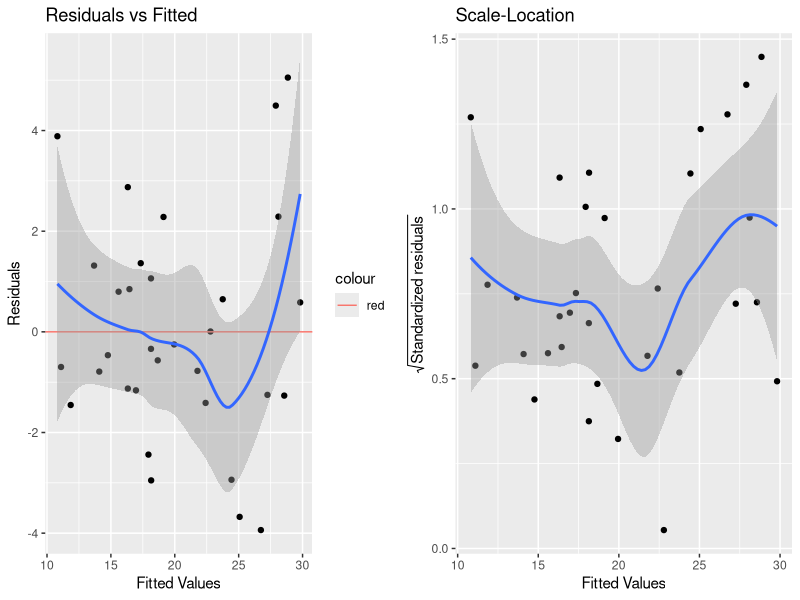
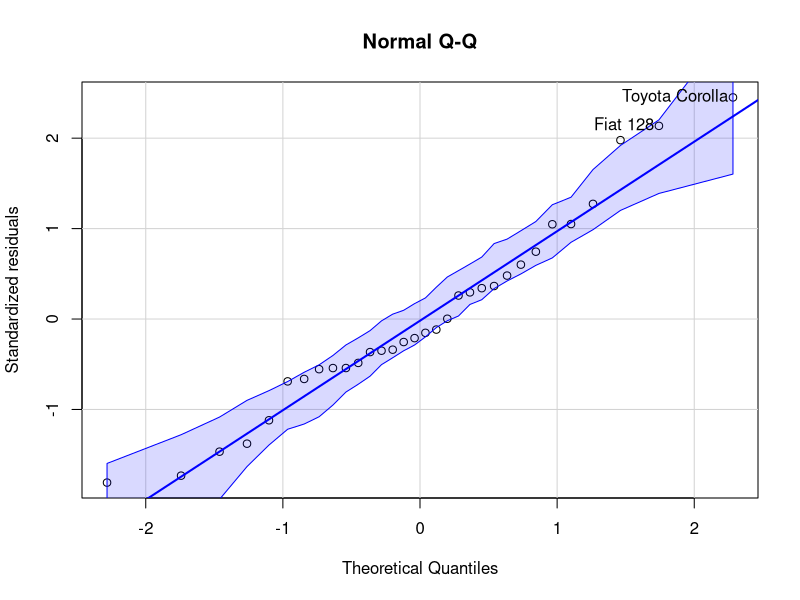
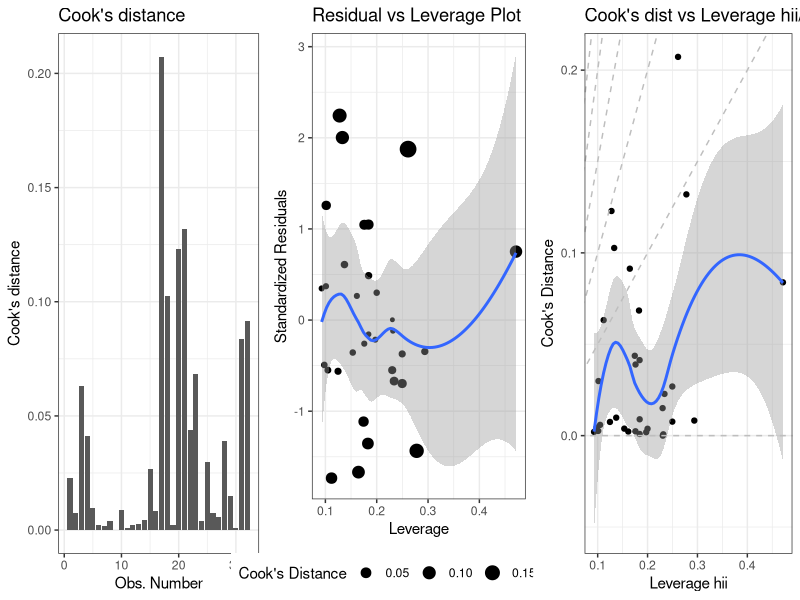
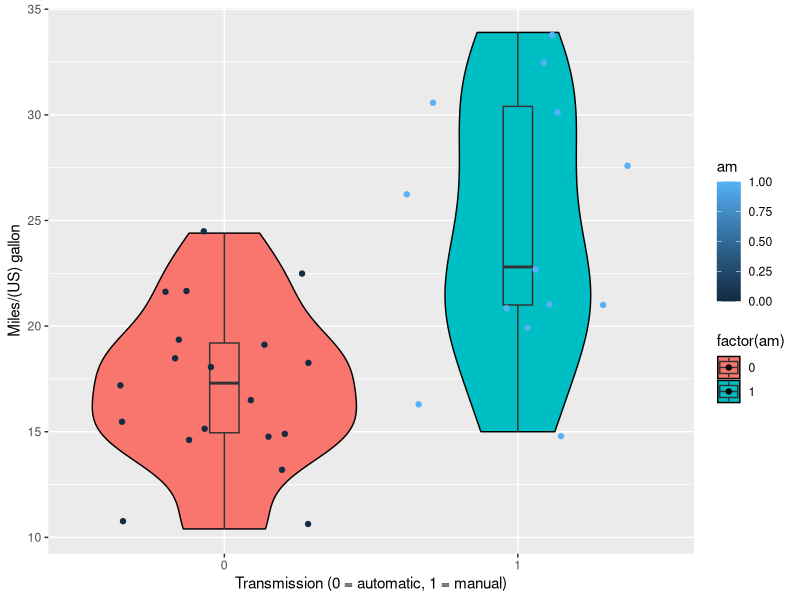

Source code (R) for these figures, in order: (Note: this script raises an error after producing the figures.)
## ---- chunk 1
library(GGally)
library(ggplot2)
library(car)
library(MASS)
require(gridExtra)
data(mtcars)
fit <- lm(mpg ~ factor(am), data = mtcars)
summary(fit)$coef
## ---- chunk 2
model <- lm(mpg ~ factor(cyl) + disp + hp + drat + wt + qsec + factor(vs) + factor(am) + 
              factor(gear) + factor(carb), data = mtcars)
vif(model)[,3]
## ---- chunk 3
model <- lm(mpg ~ factor(cyl) + disp + hp + drat + wt + qsec + factor(vs) + factor(am) + 
              factor(gear) + factor(carb), data = mtcars)
bestModel <- stepAIC(model, direction = "both")
## ---- chunk 4
fit1 <- lm(mpg ~ factor(am), data = mtcars)
fit2 <- lm(mpg ~ factor(cyl) + hp + wt + factor(am), data = mtcars)
fit3 <- lm(mpg ~ factor(cyl) + hp + drat + wt + qsec + factor(vs) + factor(am) + 
             factor(gear) + factor(carb), data = mtcars)
fit4 <- lm(mpg ~ factor(cyl) + disp + hp + drat + wt + qsec + factor(vs) + factor(am) + 
             factor(gear) + factor(carb), data = mtcars)
## ---- chunk 5
ei <- resid(fit2)
residFitPlot <- ggplot(data.frame(x = fit2$fitted.values, y = ei), aes(x = x, y = y)) +
  geom_point() + geom_hline(aes(yintercept=0, colour = "red")) + geom_smooth(method = "loess") +
  xlab("Fitted Values") + ylab("Residuals") + ggtitle("Residuals vs Fitted") 

s <- sqrt(deviance(fit2)/df.residual(fit2))
rs <- ei/s
sqrt.rs <- sqrt(abs(rs))
scaleLocPlot <- ggplot(data.frame(x = fit2$fitted.values, y= sqrt.rs), aes(x = x, y = y)) +
  geom_point() + geom_smooth(method = "loess") +
  xlab("Fitted Values") + ylab(expression(sqrt("Standardized residuals"))) + ggtitle("Scale-Location")

grid.arrange(residFitPlot, scaleLocPlot, ncol = 2) 
## ---- chunk 6
qq <- qqPlot(fit2, ylab = "Standardized residuals", xlab = "Theoretical Quantiles", main = "Normal Q-Q")
## ---- chunk 7
distPlot<-ggplot(fit2, aes(seq_along(.cooksd), .cooksd))+geom_bar(stat="identity", position="identity") +
    xlab("Obs. Number")+ylab("Cook's distance") +
    ggtitle("Cook's distance")+theme_bw()
    
residLevPlot<-ggplot(fit2, aes(.hat, .stdresid))+geom_point(aes(size=.cooksd)) +
    stat_smooth(method="loess", na.rm=TRUE) +
    xlab("Leverage")+ylab("Standardized Residuals") +
    ggtitle("Residual vs Leverage Plot") +
    scale_size_continuous("Cook's Distance", range=c(1,5)) +
    theme_bw()+theme(legend.position="bottom") 

cksdPlot <-ggplot(fit2, aes(.hat, .cooksd))+geom_point(na.rm=TRUE)+stat_smooth(method="loess") +
    xlab("Leverage hii")+ylab("Cook's Distance") +
    ggtitle("Cook's dist vs Leverage hii/(1-hii)") +
    geom_abline(slope=seq(0,3,0.5), color="gray", linetype="dashed") +
    theme_bw()
    
grid.arrange(distPlot, residLevPlot, cksdPlot, ncol = 3)
## ---- chunk 8
summary(bestModel)
## ---- chunk 9
anova(fit1, fit2, fit3, fit4)
## ---- chunk 10
g = ggplot(data = mtcars, aes(y = mpg, x = factor(am), fill = factor(am)))
g = g + geom_violin(colour = "black", line = "dotted")
g = g + geom_boxplot(width = 0.1)
g = g + xlab("Transmission (0 = automatic, 1 = manual)") + ylab("Miles/(US) gallon")
g = g + geom_jitter(height = 0.5, aes(colour = am))
g
## ---- chunk 11
pairs = ggpairs(mtcars,  axisLabels = "none", lower = list(continuous ="smooth" ), upper=list(params=list(size=3)), params = c(method = "loess"))
pairs
